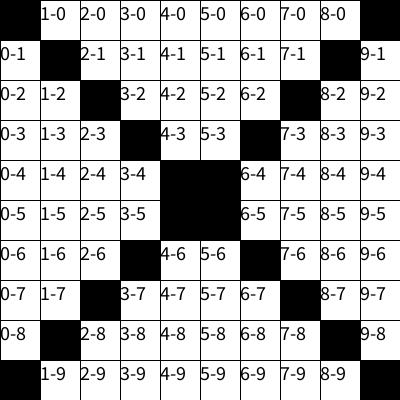
Frame 1 (no input)
Frame 60 (the mouse pressed at the canvas centre just before this capture): identical to frame 1, image omitted
Frame 120 (the mouse held since frame 60 and released just before this capture): identical to frame 1, image omitted

The Processing sketch that drew this single still picture (run headless with seeded random() and noise(); from frame 60 on, the mouse is pressed at the canvas centre):

// Processing sketch: for_anidado_texto_diagonal_4
// ── for_anidado_texto_diagonal_4.pde
int posX = 0;
int tam;
int cant = 10;

void setup() {
  size(400, 400);
  tam = width/cant;
  frameRate = 1;
  textSize(20);
}

void draw() { 
  for(int j=0;j<cant;j=j+1){
    for(int i=0;i<cant;i=i+1){
      // Aquellas celdas cuya suma i,j sea igual a 9
      // ó que i sea igual a j
      if(i+j == cant-1 || i == j){
        fill(0);
      }else{
        fill(255);
      }
      rect(i*tam,j*tam,tam,tam);
      fill(0);
      text(i + "-" + j, i*tam,(j*tam)+tam/2);
    }
  }
  // j=0, i=0, posX=0, posY=0
  // j=0, i=1, posX=40, posY=0
  // j=0, i=2, posX=80, posY=0
  // j=0, i=3, posX=120, posY=0
  // ...
  // j=0, i=9, posX=360, posY=0
  // j=1, i=0, posX=0, posY=40
  // j=1, i=1, posX=40, posY=40
  // j=1, i=2, posX=80, posY=40
  // j=1, i=3, posX=120, posY=40
  // ...
  // j=1, i=9, posX=360, posY=40
  // j=2, i=9, posX=360, posY=80
  // j=2, i=0, posX=0, posY=80
}
